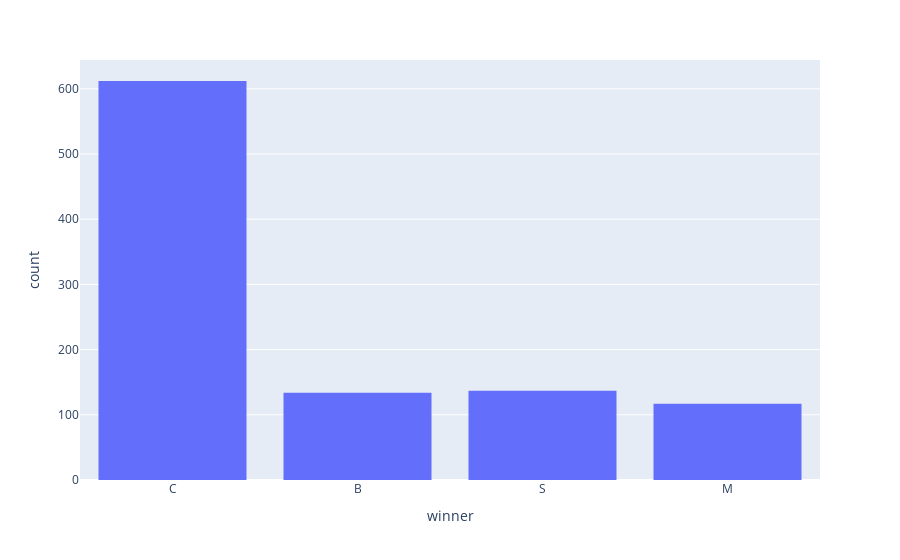

The cell this chart's notebook holds for it:
### Code cell
df_game_result[df_game_result["C"] != GameResult.FINISHED.name]
px.histogram(df_game_result, "winner")

### Figure 1 — Plotly figure (JSON) as saved in the notebook; plotly's stock layout.template omitted (floating-point values rounded to 4 significant figures; data arrays with more than 128 entries replaced by an {"elided": "..."} marker saying what was removed)
{"data": [{"bingroup": "x", "hovertemplate": "winner=%{x}<br>count=%{y}<extra></extra>", "legendgroup": "", "marker": {"color": "#636efa", "pattern": {"shape": ""}}, "name": "", "orientation": "v", "showlegend": false, "type": "histogram", "x": {"elided": "1000 str values"}, "xaxis": "x", "yaxis": "y"}], "layout": {"barmode": "relative", "legend": {"tracegroupgap": 0}, "margin": {"t": 60}, "xaxis": {"anchor": "y", "domain": [0, 1], "title": {"text": "winner"}}, "yaxis": {"anchor": "x", "domain": [0, 1], "title": {"text": "count"}}}}
